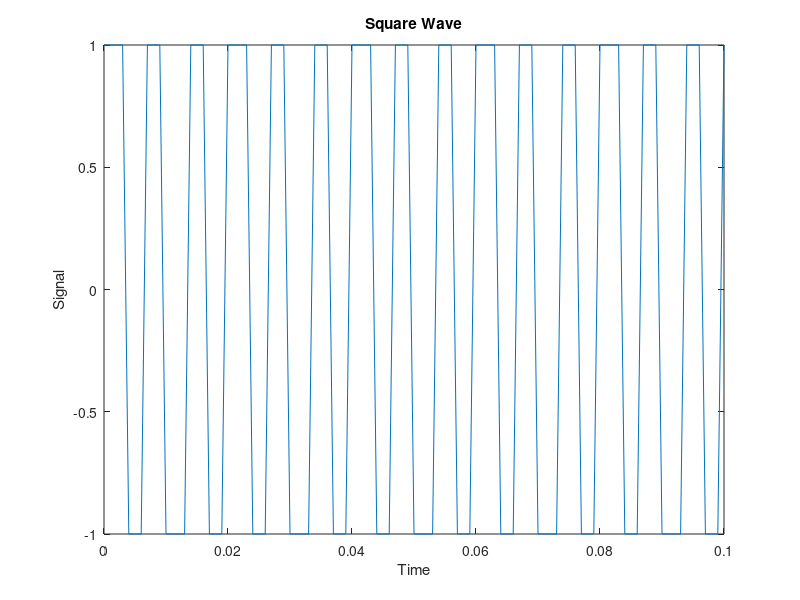

Reproduce this figure in MATLAB. (Note: this script raises an error after producing the figure.)
%{
    Giaan Nguyen
    ECE 3366 - Lab 02
    Due: Monday, Oct. 21, 2019 @ 11:59pm
%}
clc, clear all

%% Part A
time_vec = 0:0.001:0.1;
arb_freq = 150; arb_cutoff = 3*arb_freq; arb_samp = 44100;
square_wave = square(2*pi*arb_freq*time_vec);
figure(1);plot(time_vec,square_wave);title("Square Wave");xlabel("Time");ylabel("Signal")

% Freq Resp of FIR
filt_order = [1,2,3,4,5,10,15,20];
for i = 1:length(filt_order) % to view only orders 1-5, change to i=1:5
    y = fir1(filt_order(i),arb_cutoff*2/arb_samp,'low');
    str_filt(i) = sprintf("Order %d",filt_order(i));
    figure(2);freqz(y,1,512);hold on
end
lines = findall(gcf,'type','line');
color_line = ["r","g","b","c","m","#7E2F8E","#D95319","k"];
for i = 1:length(filt_order)
    lines(i).Color = color_line(i);
    hold on;
end
legend(str_filt(1),str_filt(2),str_filt(3),str_filt(4),str_filt(5),...
    str_filt(6),str_filt(7),str_filt(8),'Location','southwest')
hold off

% Using FIR on square wave
for i = 1:length(filt_order)
    sigfilt_fir(i,:) = filter(fir1(filt_order(i),arb_cutoff*2/arb_samp,'low'),1,square_wave);
    figure(3);plot(time_vec,sigfilt_fir(i,:));hold on
end
title("FIR-Filtered Square Wave");xlabel("Time");ylabel("Signal");legend(str_filt);hold off

% Freq Resp of IIR Butterworth
for i = 1:length(filt_order)
    [b1,a1] = butter(filt_order(i),arb_cutoff*2/arb_samp,'low');
    figure(4);freqz(b1,a1,512);hold on
end
lines = findall(gcf,'type','line');
color_line = ["r","g","b","c","m","#7E2F8E","#D95319","k"];
for i = 1:length(filt_order)
    lines(i).Color = color_line(i);
    hold on;
end
legend(str_filt(1),str_filt(2),str_filt(3),str_filt(4),str_filt(5),...
    str_filt(6),str_filt(7),str_filt(8),'Location','southwest')
hold off

% Using IIR on Square Wave
for i = 1:length(filt_order)
    [b1,a1] = butter(filt_order(i),arb_cutoff*2/arb_samp,'low');
    sigfilt_iir(i,:) = filter(b1,a1,square_wave);
    figure(5);plot(time_vec,sigfilt_iir(i,:));ylim([-1 1]);hold on
end
title("IIR-Filtered Square Wave");xlabel("Time");ylabel("Signal");legend(str_filt);hold off

% Compare plots
figure(6);plot(time_vec,square_wave,time_vec,sigfilt_fir(1,:),time_vec,sigfilt_iir(1,:));
title('Square Wave Comparisons (Order 1)');xlabel('Time');ylabel('Signal');legend('Original','FIR Filtered','IIR Filtered');

figure(7);plot(time_vec,square_wave,time_vec,sigfilt_fir(5,:),time_vec,sigfilt_iir(5,:));
title('Square Wave Comparisons (Order 5)');xlabel('Time');ylabel('Signal');legend('Original','FIR Filtered','IIR Filtered');
disp("Press enter to clear all and proceed.");pause

%% Part B
clc, clear all
[giaan_male1_recording Fs_m1] = audioread('giaannguyen_male1.mp3');
duration_m1 = length(giaan_male1_recording)/Fs_m1;
time_m1 = 0:1/Fs_m1:duration_m1; time_m1 = time_m1(1:end-1);
data_m1 = giaan_male1_recording(:,1);

% NOTE: this person flipped the order of nip and sip
% sip
[msip_clip1 fft_sip_m1 freq_sip_m1] = fft_recording(time_m1,data_m1,0.6,1.46,Fs_m1,1,1,'Male 1 "Sip"',100,35,4000);
cutoff = 200;
[sip_fir1 sip_fir5 sip_iir1 sip_iir5 sip_ff_raw_fil sip_ff_fir_fil sip_ff_iir_fil sip_time] = filt_fun(msip_clip1,cutoff,Fs_m1,2,"sip");

% nip
[mnip_clip1 fft_nip_m1 freq_nip_m1] = fft_recording(time_m1,data_m1,10.65,11.55,Fs_m1,1,2,'Male 1 "Nip"',100,35,4000);
[nip_fir1 nip_fir5 nip_iir1 nip_iir5 nip_ff_raw_fil nip_ff_fir_fil nip_ff_iir_fil nip_time] = filt_fun(mnip_clip1,cutoff,Fs_m1,3,"nip");

% rip
[mrip_clip1 fft_rip_m1 freq_rip_m1] = fft_recording(time_m1,data_m1,5.78,6.65,Fs_m1,1,3,'Male 1 "Rip"',100,35,4000);
[rip_fir1 rip_fir5 rip_iir1 rip_iir5 rip_ff_raw_fil rip_ff_fir_fil rip_ff_iir_fil rip_time] = filt_fun(mrip_clip1,cutoff,Fs_m1,4,"rip");

% iaia
[mia_clip1 fft_ia_m1 freq_ia_m1] = fft_recording(time_m1,data_m1,15.87,17.65,Fs_m1,1,4,'Male 1 "i a i a"',200,100,3000);
[ia_fir1 ia_fir5 ia_iir1 ia_iir5 ia_ff_raw_fil ia_ff_fir_fil ia_ff_iir_fil ia_time] = filt_fun(mia_clip1,cutoff,Fs_m1,5,"iaia");
disp("Press enter to close all figures and continue.");pause

%% Part C
clc, close all
% filtfilt is included in filt_fun.m (for order 1)
filtfiltplot(sip_ff_raw_fil,sip_ff_fir_fil,sip_ff_iir_fil,sip_time,"sip",6,1,Fs_m1);
filtfiltplot(nip_ff_raw_fil,nip_ff_fir_fil,nip_ff_iir_fil,nip_time,"nip",6,2,Fs_m1);
filtfiltplot(rip_ff_raw_fil,rip_ff_fir_fil,rip_ff_iir_fil,rip_time,"rip",6,3,Fs_m1);
filtfiltplot(ia_ff_raw_fil,ia_ff_fir_fil,ia_ff_iir_fil,ia_time,"iaia",6,4,Fs_m1);